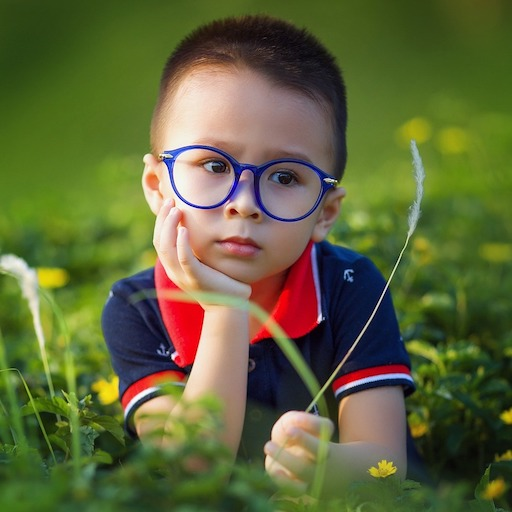
#> input picture data/images/sample.jpg, 512 x 512 px
$ python 03_cropAndResize.py
#> lines starting #> are read from the running program, lines starting #| are printed output that depends on the picture
# 이미지를 자르는 것을 crop 이라 함
# 사이즈 조절을 resize 라고 함

import cv2

# 1은 칼라 이미지, 0은 그레이스케일, -1은 알파채널포함한 이미지
source = cv2.imread('data/images/sample.jpg' , 1)
#> source is the input picture: shape (512, 512, 3); mean B, G, R 57.8, 101.6, 95.4
# 뒤에 1 이란 것도 칼라 가져와라 임. cv2.IMREAD_COLOR 임
# 레퍼런스를 알고 싶으면 python opencv cv2.imread로 검색
# 3개의 flag대신에 1, 0, -1을 사용해도 됨.

# 실수 값을 사용.
# 확대와 축소
scaleX = 0.6 # x축은 60%
scaleY = 0.6

scaleDown = cv2.resize( source, None, fx=scaleX, fy=scaleY, interpolation=cv2.INTER_LINEAR)
# 원하는 비율대로 조정 가능
# 이미지, x비율, y비율 순서
# 확대 축소 했을 떄 픽셀 유실됨. interpolation으로 채움

cv2.imshow('Original', source)
cv2.imshow('Scaled Down', scaleDown)

scaleX = 2.3
scaleY = 1.6

scaleUp = cv2.resize( source, None, fx=scaleX, fy=scaleY, interpolation=cv2.INTER_LINEAR)
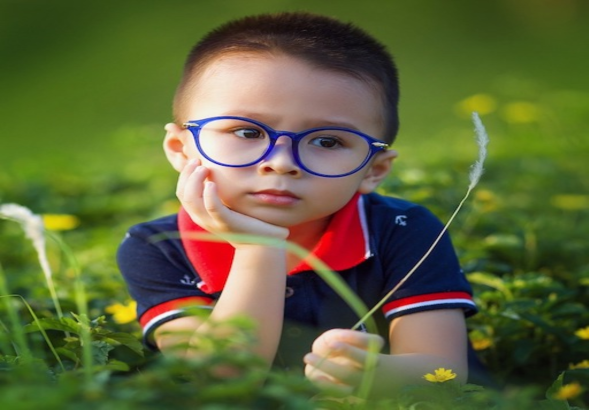
#> scaleUp: shape (819, 1178, 3) (shown at 1/2 size); mean B, G, R 57.7, 101.4, 95.3

# cv2.imshow('Scaled Down', scaleUp)
# Crop : 내가 원하는 부분만 이미지를 자르는 것!
# 넘파이를 슬라이싱 하는것과 같다!!

crop_img = source[ 10:200 , 150:250  ]
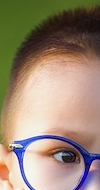
#> crop_img: shape (190, 100, 3); mean B, G, R 116.3, 135.3, 154.6

cv2.imshow("Crop Img",crop_img)

cv2.waitKey(0)
cv2.destroyAllWindows()
